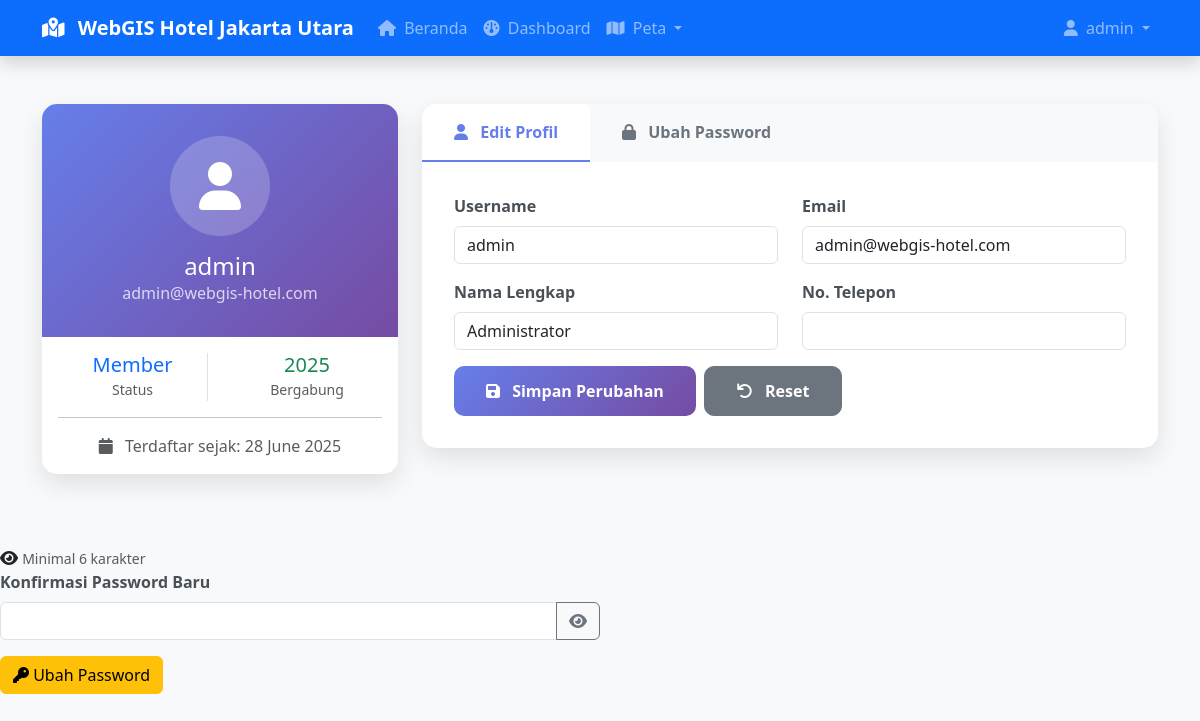
The app's page /profile.php (signed in) with its own data.
### tables this page shows
CREATE TABLE `users` (
  `id` int(11) NOT NULL AUTO_INCREMENT,
  `username` varchar(50) NOT NULL,
  `email` varchar(100) NOT NULL,
  `password` varchar(255) NOT NULL,
  `full_name` varchar(100) DEFAULT NULL,
  `phone` varchar(20) DEFAULT NULL,
  `created_at` timestamp NOT NULL DEFAULT CURRENT_TIMESTAMP,
  `updated_at` timestamp NOT NULL DEFAULT CURRENT_TIMESTAMP ON UPDATE CURRENT_TIMESTAMP,
  PRIMARY KEY (`id`),
  UNIQUE KEY `username` (`username`),
  UNIQUE KEY `email` (`email`)
);

### profile.php (the view, shortened to what this page needs)
<?php
include 'config/koneksi.php';
$user_id = $_SESSION['user_id'];
$query = "SELECT * FROM users WHERE id = $user_id";
$result = mysqli_query($conn, $query);
$user = mysqli_fetch_assoc($result);
?>
<!DOCTYPE html>
<html lang="id">
<head>
    <link href="https://cdn.jsdelivr.net/npm/bootstrap@5.3.0/dist/css/bootstrap.min.css" rel="stylesheet">
    <link rel="stylesheet" href="https://cdnjs.cloudflare.com/ajax/libs/font-awesome/6.0.0/css/all.min.css">
</head>
<body>
    <nav class="navbar navbar-expand-lg navbar-dark bg-primary shadow">
        <div class="container">
            <a class="navbar-brand" href="index.php">
                <i class="fas fa-map-marked-alt me-2"></i> WebGIS Hotel Jakarta Utara
            </a>
            <div class="collapse navbar-collapse" id="navbarNav">
                <ul class="navbar-nav me-auto">
                    <li class="nav-item">
                        <a class="nav-link" href="index.php">
                            <i class="fas fa-home me-1"></i> Beranda
                        </a>
                    </li>
                    <li class="nav-item">
                        <a class="nav-link" href="dashboard.php">
                            <i class="fas fa-dashboard me-1"></i> Dashboard
                        </a>
                    </li>
                    <li class="nav-item dropdown">
                        <a class="nav-link dropdown-toggle" href="#" id="petaDropdown" role="button" data-bs-toggle="dropdown">
                            <i class="fas fa-map me-1"></i> Peta
                        </a>
                    </li>
                </ul>
                <ul class="navbar-nav">
                    <li class="nav-item dropdown">
                        <a class="nav-link dropdown-toggle" href="#" id="navbarDropdown" role="button" data-bs-toggle="dropdown">
                            <i class="fas fa-user me-1"></i> <?php echo $_SESSION['username']; ?>
                        </a>
                    </li>
                </ul>
            </div>
        </div>
    </nav>
    <div class="container py-5">
        <div class="row">
            <div class="col-lg-4 mb-4">
                <div class="card profile-card">
                    <div class="card-header text-center">
                        <div class="profile-avatar">
                            <i class="fas fa-user"></i>
                        </div>
                        <h4 class="mb-0"><?php echo htmlspecialchars($user['username']); ?></h4>
                        <p class="mb-0 opacity-75"><?php echo htmlspecialchars($user['email']); ?></p>
                    </div>
                    <div class="card-body">
                        <div class="row text-center">
                            <div class="col-6">
                                <div class="border-end">
                                    <h5 class="mb-0 text-primary">Member</h5>
                                    <small class="text-muted">Status</small>
                                </div>
                            </div>
                            <div class="col-6">
                                <h5 class="mb-0 text-success"><?php echo date('Y', strtotime($user['created_at'])); ?></h5>
                                <small class="text-muted">Bergabung</small>
                            </div>
                        </div>
                        <hr>
                        <div class="text-center">
                            <p class="text-muted mb-0">
                                <i class="fas fa-calendar me-2"></i>
                                Terdaftar sejak: <?php echo date('d F Y', strtotime($user['created_at'])); ?>
                            </p>
                        </div>
                    </div>
                </div>
            </div>
            <div class="col-lg-8">
                <div class="card profile-card">
                    <ul class="nav nav-tabs" id="profileTabs" role="tablist">
                        <li class="nav-item" role="presentation">
                            <button class="nav-link active" id="profile-tab" data-bs-toggle="tab" data-bs-target="#profile" type="button" role="tab">
                                <i class="fas fa-user me-2"></i> Edit Profil
                            </button>
                        </li>
                        <li class="nav-item" role="presentation">
                            <button class="nav-link" id="password-tab" data-bs-toggle="tab" data-bs-target="#password" type="button" role="tab">
                                <i class="fas fa-lock me-2"></i> Ubah Password
                            </button>
                        </li>
                    </ul>
                    <div class="tab-content" id="profileTabsContent">
                        <div class="tab-pane fade show active" id="profile" role="tabpanel">
                            <form method="POST">
                                <div class="row">
                                    <div class="col-md-6 mb-3">
                                        <label for="username" class="form-label">Username</label>
                                        <input type="text" class="form-control" id="username" name="username"
                                               value="<?php echo htmlspecialchars($user['username']); ?>" required>
                                    </div>
                                    <div class="col-md-6 mb-3">
                                        <label for="email" class="form-label">Email</label>
                                        <input type="email" class="form-control" id="email" name="email"
                                               value="<?php echo htmlspecialchars($user['email']); ?>" required>
                                    </div>
                                </div>
                                <div class="row">
                                    <div class="col-md-6 mb-3">
                                        <label for="full_name" class="form-label">Nama Lengkap</label>
                                        <input type="text" class="form-control" id="full_name" name="full_name"
                                               value="<?php echo htmlspecialchars($user['full_name'] ?? ''); ?>">
                                    </div>
                                    <div class="col-md-6 mb-3">
                                        <label for="phone" class="form-label">No. Telepon</label>
                                        <input type="text" class="form-control" id="phone" name="phone"
                                               value="<?php echo htmlspecialchars($user['phone'] ?? ''); ?>">
                                    </div>
                                </div>
                                <div class="d-flex gap-2">
                                    <button type="submit" name="update_profile" class="btn btn-primary">
                                        <i class="fas fa-save me-2"></i> Simpan Perubahan
                                    </button>
                                    <button type="reset" class="btn btn-secondary">
                                        <i class="fas fa-undo me-2"></i> Reset
                                    </button>
                                </div>
                            </form>
                        </div>
                    </div>
                </div>
            </div>
        </div>
    </div>
</body>
</html>
                                            <i class="fas fa-eye"></i>
                                    <small class="text-muted">Minimal 6 karakter</small>
                                <div class="col-md-6 mb-3">
                                    <label for="confirm_password" class="form-label">Konfirmasi Password Baru</label>
                                    <div class="input-group">
                                        <input type="password" class="form-control" id="confirm_password" name="confirm_password" required>
                                        <button class="btn btn-outline-secondary" type="button" id="toggleConfirmPassword">
                                            <i class="fas fa-eye"></i>
                                        </button>
                                    </div>
                                </div>
                            <button type="submit" name="change_password" class="btn btn-warning">
                                <i class="fas fa-key"></i> Ubah Password
                            </button>
</body>
</html>

### profile.php (style rules this page uses)
body { background-color: #f8f9fa; font-family: 'Segoe UI', Tahoma, Geneva, Verdana, sans-serif; }
.profile-card { border: none; border-radius: 15px; overflow: hidden; box-shadow: 0 10px 25px rgba(0,0,0,0.1); }
.card-header { background: linear-gradient(135deg, #667eea 0%, #764ba2 100%); color: white; border: none; padding: 2rem 1.5rem; }
.profile-avatar { width: 100px; height: 100px; background: rgba(255,255,255,0.2); border-radius: 50%; display: flex; align-items: center; justify-content: center; font-size: 3rem; color: white; margin: 0 auto 1rem; }
.btn-primary { background: linear-gradient(135deg, #667eea 0%, #764ba2 100%); border: none; border-radius: 10px; padding: 0.75rem 2rem; font-weight: 600; transition: all 0.3s ease; }
.btn-secondary { border-radius: 10px; padding: 0.75rem 2rem; font-weight: 600; }
.navbar-brand { font-weight: 600; }
.form-label { font-weight: 600; color: #495057; }
.tab-content { background: white; border-radius: 0 0 15px 15px; padding: 2rem; }
.nav-tabs { border-bottom: none; background: #f8f9fa; border-radius: 15px 15px 0 0; }
.nav-tabs .nav-link { border: none; color: #6c757d; font-weight: 600; padding: 1rem 2rem; }
.nav-tabs .nav-link.active { background: white; color: #667eea; border-bottom: 3px solid #667eea; }

### records on screen
users: username "admin", email "admin@webgis-hotel.com", created_at "2025", created_at "28 June 2025", full_name "Administrator"

### other values on screen
$_SESSION['username'] "admin"
